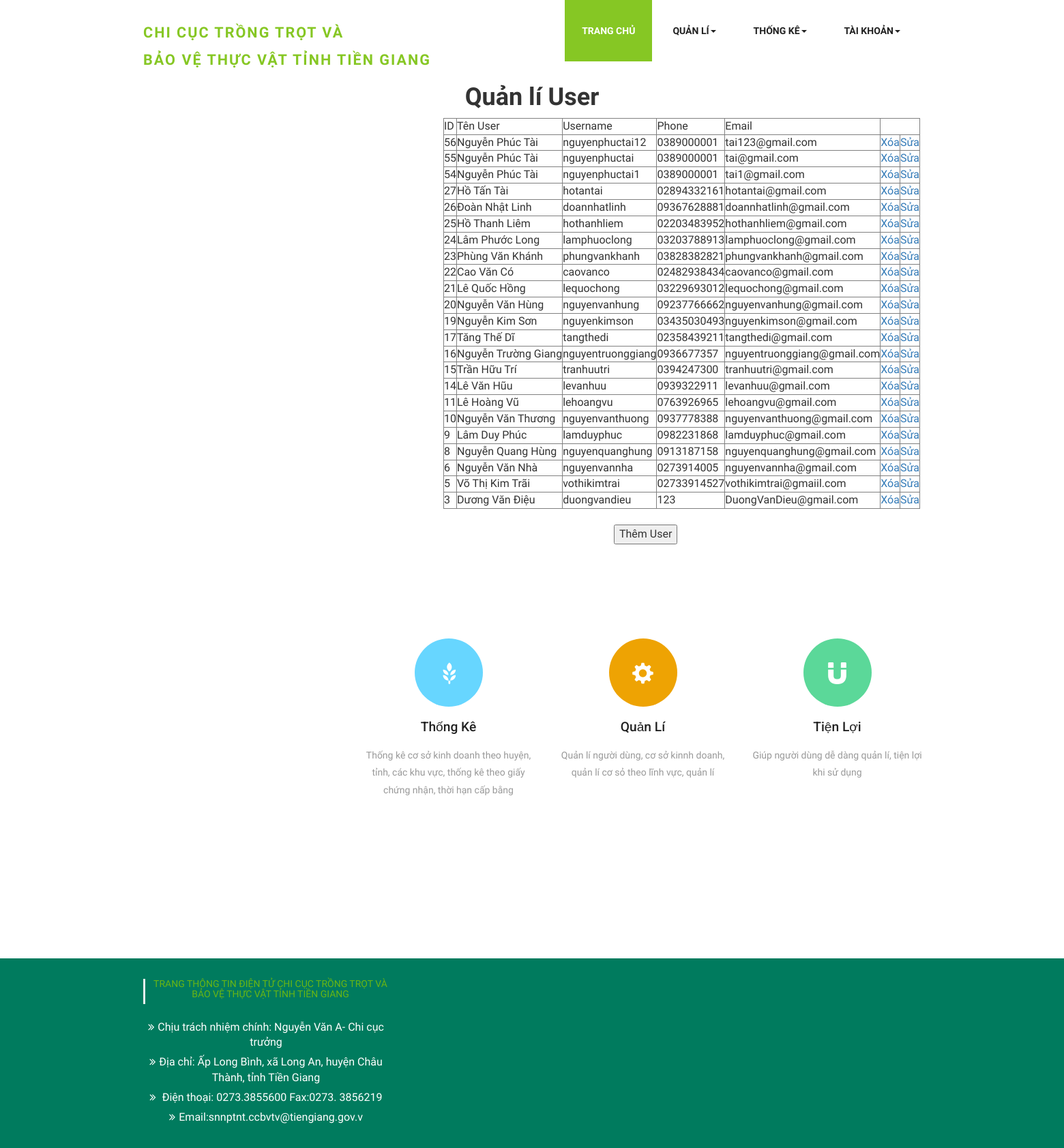
The page /quanlyUser.php on the database its author committed.
### tables this page shows
CREATE TABLE `user` (
  `id_user` int(11) NOT NULL,
  `mavaitro` int(5) DEFAULT NULL,
  `username` char(50) NOT NULL,
  `password` varchar(32) NOT NULL,
  `ten_user` char(50) NOT NULL,
  `gioi_tinh` int(32) NOT NULL,
  `sdt_user` char(11) NOT NULL,
  `mail_user` char(50) NOT NULL,
  `user_thaotac` varchar(45) NOT NULL
);

### quanlyUser.php (the view, shortened to what this page needs)
<!DOCTYPE html>
    <html>
        <head>
            <link href="css/bootstrap.css" rel="stylesheet" type="text/css" media="all" />
            <link rel="stylesheet" href="css/style.css" type="text/css" media="all" />
            <link href="css/font-awesome.css" rel="stylesheet">
            <link href='css/immersive-slider.css' rel='stylesheet' type='text/css'>
            <link rel="stylesheet" href="css/jquery.flipster.css">
     </head>
     <body>
        <div class="header">
            <div class="container">
                <nav class="navbar navbar-default">
                    <div class="navbar-header">
                        <div class="w3layouts-logo">
                            <h1><a href="index.html"><span>CHI CỤC TRỒNG TRỌT VÀ <br>
                                        BẢO VỆ THỰC VẬT TỈNH TIỀN GIANG</span></a></h1>
                        </div>
                    </div>
                    <div class="collapse navbar-collapse nav-wil" id="bs-example-navbar-collapse-1">
                        <nav>
                            <ul class="nav navbar-nav">
                                <li class="active"><a href="admin.php">Trang Chủ</a></li>
                                <li><a href="#" class="dropdown-toggle hvr-sweep-to-bottom" data-toggle="dropdown" role="button" aria-haspopup="true" aria-expanded="false">Quản Lí<span class="caret"></span></a>
                                </li>
                                <li><a href="thongke.php" class="dropdown-toggle hvr-sweep-to-bottom" data-toggle="dropdown" role="button" aria-haspopup="true" aria-expanded="false">Thống Kê<span class="caret"></span></a>
                                </li>
                                <li><a href="taikhoan.php" class="dropdown-toggle hvr-sweep-to-bottom" data-toggle="dropdown" role="button" aria-haspopup="true" aria-expanded="false">Tài khoản<span class="caret"></span></a>
                                </li>
                            </ul>
                        </nav>
                    </div>
                </nav>
            </div>
            </div>
                <h1 style="text-align: center;"><b>Quản lí User</b></h1>
            <div style="margin-left: 650px;">
                <table border="1">
                    <tr>
                    <td>ID</td>
                    <td>Tên User</td>
                    <td>Username</td>
                    <td>Phone</td>
                    <td>Email</td>
                    </tr>
                    <?php
                        require 'connect.php';
                        $query=mysqli_query($conn,"select * from user where mavaitro=1 ORDER BY id_user DESC");
                        while($row=mysqli_fetch_array($query)){
                    ?>
                    <tr>
                        <td><?php echo $row['id_user']; ?></td>
                        <td><?php echo $row['ten_user']; ?></td>
                        <td><?php echo $row['username']; ?></td>
                        <td><?php echo $row['sdt_user']; ?></td>
                        <td><?php echo $row['mail_user']; ?></td>
                        <td><a href="xoauser.php?id_user=<?php echo $row['id_user']; ?>">Xóa</a></td>
                        <td><a href="suathongtinUser.php?id_user=<?php echo $row['id_user']; ?>">Sửa</a></td>
                    </tr>
                    <?php
                    }
                    ?>
                </table>
                <br>
                <p style="margin-left: 250px;"><button onclick="document.location='taomoiuser.php'">Thêm User</button></p>
            </div>
            <div class="banner-bottom">
        <div class="container" style="margin-left: 500px;" >
            <div class="agileits-banner-bottom">
                <div class="col-md-3 agileits-banner-bottom-grid">
                    <div class="services-grid1">
                        <div class="services-grid-right agile-services-grid-right">
                            <div class="services-grid-right-grid hvr-radial-out blue-grid">
                                <span class="glyphicon glyphicon-grain" aria-hidden="true"></span>
                            </div>
                        </div>
                        <div class="services-grid-left agile-services-grid-left">
                            <h4>Thống Kê</h4>
                            <p> Thống kê cơ sở kinh doanh theo huyện, tỉnh,
                                các khu vực, thống kê theo giấy chứng nhận, thời hạn cấp bằng </p>
                        </div>
                    </div>
                </div>
                <div class="col-md-3 agileits-banner-bottom-grid">
                    <div class="services-grid1">
                        <div class="services-grid-right agile-services-grid-right">
                            <div class="services-grid-right-grid hvr-radial-out orange-grid">
                                <span class="glyphicon glyphicon-cog" aria-hidden="true"></span>
                            </div>
                        </div>
                        <div class="services-grid-left agile-services-grid-left">
                            <h4>Quản Lí</h4>
                            <p>Quản lí người dùng, cơ sở kinnh doanh,
                                quản lí cơ sỏ theo lĩnh vực, quản lí </p>
                        </div>
                    </div>
                </div>
                <div class="col-md-3 agileits-banner-bottom-grid">
                    <div class="services-grid1">
                        <div class="services-grid-right agile-services-grid-right">
                            <div class="services-grid-right-grid hvr-radial-out green-grid">
                                <span class="glyphicon glyphicon-magnet" aria-hidden="true"></span>
                            </div>
                        </div>
                        <div class="services-grid-left agile-services-grid-left">
                            <h4>Tiện lợi</h4>
                            <p>Giúp người dùng dễ dàng quản lí, tiện lợi khi sử dụng</p>
                        </div>
                    </div>
                </div>
            </div>
        </div>
    </div>
            <footer>
                <section id="footer">
                    <div class="container">
                        <div class="row text-center text-xs-center text-sm-left text-md-left">
                            <div class="col-xs-12 col-sm-4 col-md-4">
                                <h5>TRANG THÔNG TIN ĐIỆN TỬ CHI CỤC TRỒNG TRỌT VÀ BẢO VỆ THỰC VẬT TỈNH TIỀN GIANG</h5>
                                <ul class="list-unstyled quick-links">
                                    <li><a href="javascript:void();"><i class="fa fa-angle-double-right"></i>Chịu trách nhiệm chính: Nguyễn Văn A- Chi cục trưởng</a></li>
                                    <li><a href="javascript:void();"><i class="fa fa-angle-double-right"></i>Địa chỉ: Ấp Long Bình, xã Long An, huyện Châu Thành, tỉnh Tiền Giang</a></li>
                                    <li><a href="javascript:void();"><i class="fa fa-angle-double-right"></i> Điện thoại: 0273.3855600 Fax:0273. 3856219</a></li>
                                    <li><a href="javascript:void();"><i class="fa fa-angle-double-right"></i>Email:snnptnt.ccbvtv@tiengiang.gov.v</a></li>
                                </ul>
                            </div>
                        </div>
                    </div>
                </section>
            </footer>
    </body>
    </html>

### rows shown on the page
user: id_user "56", ten_user "Nguyễn Phúc Tài", username "nguyenphuctai12", sdt_user "0389000001", mail_user "tai123@gmail.com"
user: id_user "55", ten_user "Nguyễn Phúc Tài", username "nguyenphuctai", sdt_user "0389000001", mail_user "tai@gmail.com"
user: id_user "54", ten_user "Nguyễn Phúc Tài", username "nguyenphuctai1", sdt_user "0389000001", mail_user "tai1@gmail.com"
user: id_user "27", ten_user "Hồ Tấn Tài", username "hotantai", sdt_user "02894332161", mail_user "hotantai@gmail.com"
user: id_user "26", ten_user "Đoàn Nhật Linh", username "doannhatlinh", sdt_user "09367628881", mail_user "doannhatlinh@gmail.com"
user: id_user "25", ten_user "Hồ Thanh Liêm", username "hothanhliem", sdt_user "02203483952", mail_user "hothanhliem@gmail.com"
user: id_user "24", ten_user "Lâm Phước Long", username "lamphuoclong", sdt_user "03203788913", mail_user "lamphuoclong@gmail.com"
user: id_user "23", ten_user "Phùng Văn Khánh", username "phungvankhanh", sdt_user "03828382821", mail_user "phungvankhanh@gmail.com"
user: id_user "22", ten_user "Cao Văn Có", username "caovanco", sdt_user "02482938434", mail_user "caovanco@gmail.com"
user: id_user "21", ten_user "Lê Quốc Hồng", username "lequochong", sdt_user "03229693012", mail_user "lequochong@gmail.com"
user: id_user "20", ten_user "Nguyễn Văn Hùng", username "nguyenvanhung", sdt_user "09237766662", mail_user "nguyenvanhung@gmail.com"
user: id_user "19", ten_user "Nguyễn Kim Sơn", username "nguyenkimson", sdt_user "03435030493", mail_user "nguyenkimson@gmail.com"
user: id_user "17", ten_user "Tăng Thế Dĩ", username "tangthedi", sdt_user "02358439211", mail_user "tangthedi@gmail.com"
user: id_user "16", ten_user "Nguyễn Trường Giang", username "nguyentruonggiang", sdt_user "0936677357", mail_user "nguyentruonggiang@gmail.com"
user: id_user "15", ten_user "Trần Hữu Trí", username "tranhuutri", sdt_user "0394247300", mail_user "tranhuutri@gmail.com"
user: id_user "14", ten_user "Lê Văn Hũu", username "levanhuu", sdt_user "0939322911", mail_user "levanhuu@gmail.com"
user: id_user "11", ten_user "Lê Hoàng Vũ", username "lehoangvu", sdt_user "0763926965", mail_user "lehoangvu@gmail.com"
user: id_user "10", ten_user "Nguyễn Văn Thương", username "nguyenvanthuong", sdt_user "0937778388", mail_user "nguyenvanthuong@gmail.com"
user: id_user "9", ten_user "Lâm Duy Phúc", username "lamduyphuc", sdt_user "0982231868", mail_user "lamduyphuc@gmail.com"
user: id_user "8", ten_user "Nguyễn Quang Hùng", username "nguyenquanghung", sdt_user "0913187158", mail_user "nguyenquanghung@gmail.com"
user: id_user "6", ten_user "Nguyễn Văn Nhà", username "nguyenvannha", sdt_user "0273914005", mail_user "nguyenvannha@gmail.com"
user: id_user "5", ten_user "Võ Thị Kim Trãi", username "vothikimtrai", sdt_user "02733914527", mail_user "vothikimtrai@gmaiil.com"
user: id_user "3", ten_user "Dương Văn Điệu", username "duongvandieu", sdt_user "123", mail_user "DuongVanDieu@gmail.com"
